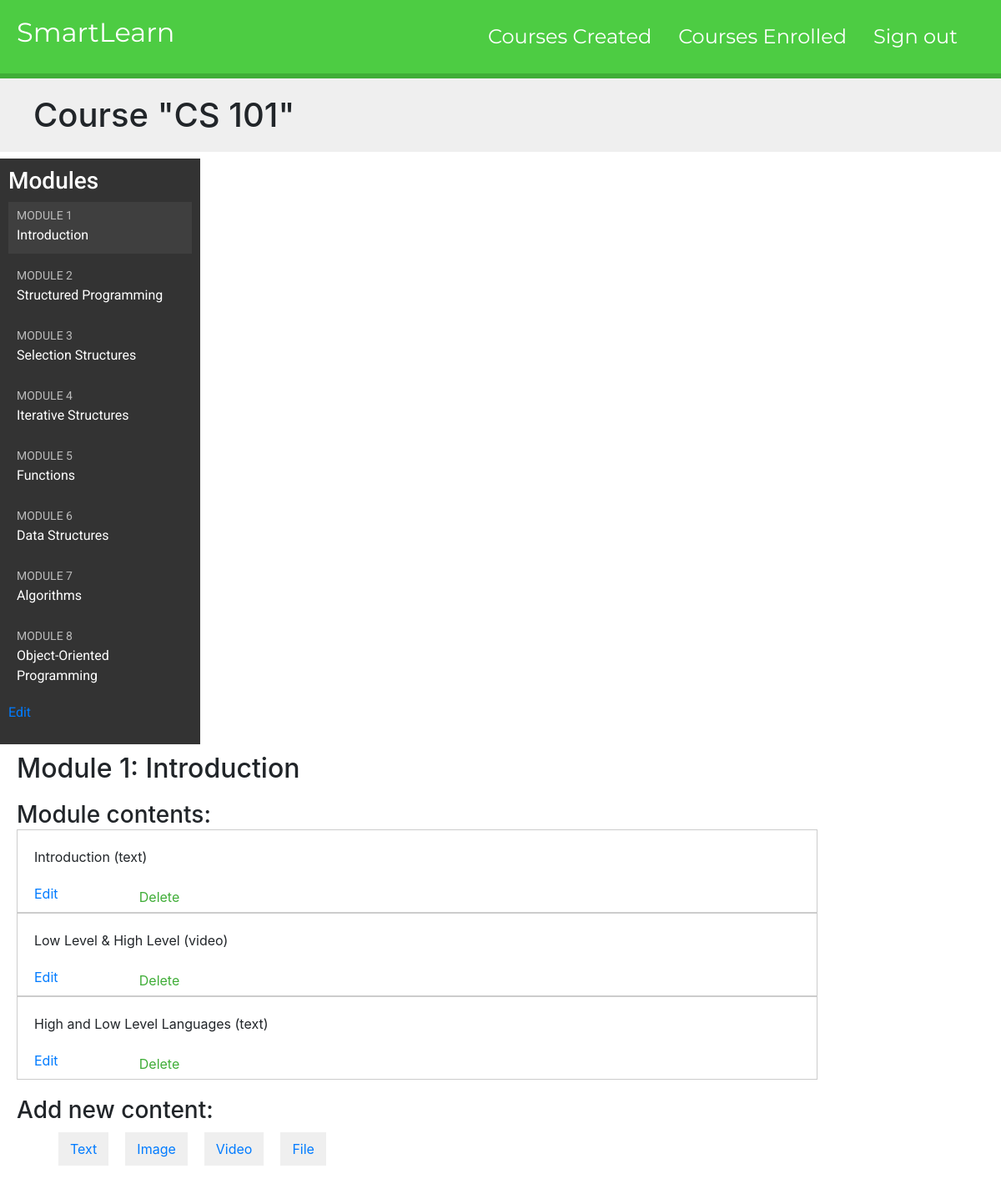
Before: /course/module/1/ (signed in) with the older database file.
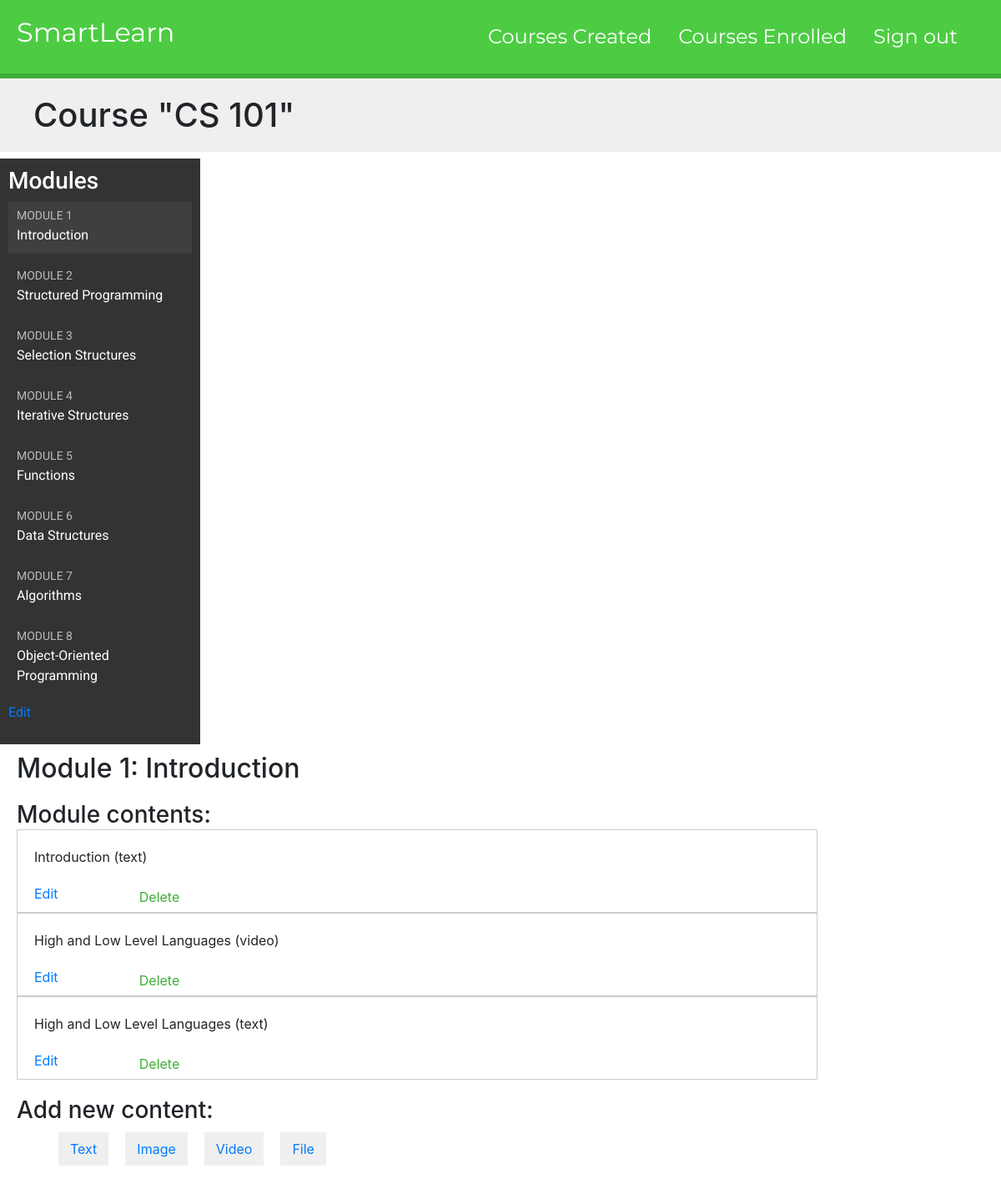
After: the same page with the newer database file.
### courses/models.py (models this page shows, shortened)
class Course(models.Model):
    owner = models.ForeignKey(User,
                              related_name='courses_created',
                              on_delete=models.CASCADE)
    subject = models.ForeignKey(Subject,
                                related_name='courses',
                                on_delete=models.CASCADE)
    title = models.CharField(max_length=200)
    slug = models.SlugField(max_length=200, unique=True)
    overview = models.TextField()
    created = models.DateTimeField(auto_now_add=True)
    students = models.ManyToManyField(User,related_name='courses_joined',blank=True)
    class Meta:
         ordering = ['-created']

class Module(models.Model):
    course = models.ForeignKey(Course,
                               related_name='modules',
                               on_delete=models.CASCADE)
    title = models.CharField(max_length=200)
    description = models.TextField(blank=True)
    order = OrderField(blank=True, for_fields=['course'])
    class Meta:
         ordering = ['order']

class Content(models.Model):
    module = models.ForeignKey(Module,related_name='contents',on_delete=models.CASCADE)
    content_type = models.ForeignKey(ContentType, on_delete=models.CASCADE, limit_choices_to = {'model__in':('text',
                                                                                                            'file',
                                                                                                            'image',
                                                                                                            'video',)})
    order = OrderField(blank=True, for_fields=['module'])
    object_id = models.PositiveIntegerField()
    item = GenericForeignKey('content_type','object_id')
    class Meta:
        ordering = ['order']

class ItemBase(models.Model):
    owner = models.ForeignKey(User,
                              related_name='%(class)s_related',
                              on_delete=models.CASCADE)
    title = models.CharField(max_length=250)
    created = models.DateTimeField(auto_now_add=True)
    updated = models.DateTimeField(auto_now=True)
    class Meta:
        abstract = True
    def __str__(self):
        return self.title

class Text(ItemBase):
    content = RichTextField(blank=True, null=True)

class Video(ItemBase):
    url = models.URLField()

### courses/views.py (the view)
class ModuleContentListView(TemplateResponseMixin, View):
    template_name = 'courses/manage/module/content_list.html'
    def get(self, request, module_id):
        module = get_object_or_404(Module,
                                  id=module_id,
                                  course__owner=request.user)
        return self.render_to_response({'module':module})

### courses/templatetags/course.py (called while the page is built)
@register.filter
def model_name(obj):
    try:
        return obj._meta.model_name
    except AttributeError:
        return None

@register.filter(name='has_group')
def has_group(user, group_name):
    group = Group.objects.get(name=group_name)
    return True if group in user.groups.all() else False

### courses/templates/courses/manage/module/content_list.html (shortened to what this page needs)
{% extends "base.html" %}
{% load course %}
{% block content %}
  {% with course=module.course %}
    <h1>Course "{{ course.title }}"</h1>
    <div class="contents">
      <h3>Modules</h3>
      <ul id="modules">
        {% for m in course.modules.all %}
          <li data-id="{{ m.id }}" {% if m == module %}class="selected"{% endif %}>
            <a href="{% url "module_content_list" m.id %}">
              <span>
                Module <span class="order">{{ m.order|add:1 }}</span>
              </span>
              <br>
              {{ m.title }}
            </a>
          </li>
        {% empty %}
          <li>No modules yet.</li>
        {% endfor %}
      </ul>
      <p><a href="{% url "course_module_update" course.id %}"><p>Edit</p></a></p>
    </div>
    <div class="module">
      <h2>Module {{ module.order|add:1 }}: {{ module.title }}</h2>
      <h3>Module contents:</h3>
      <div id="module-contents">
        {% for content in module.contents.all %}
          <div data-id="{{ content.id }}">
            {% with item=content.item %}
              <p>{{ item }} ({{ item|model_name }})</p>
              <a href="{% url "module_content_update" module.id item|model_name item.id %}">Edit</a>
              <form action="{% url "module_content_delete" content.id %}" method="post">
                <input type="submit" value="Delete">
              </form>
            {% endwith %}
          </div>
        {% empty %}
          <p>This module has no contents yet.</p>
        {% endfor %}
      </div>
      <h3>Add new content:</h3>
      <ul class="content-types">
        <li><a href="{% url "module_content_create" module.id "text" %}">Text</a></li>
        <li><a href="{% url "module_content_create" module.id "image" %}">Image</a></li>
        <li><a href="{% url "module_content_create" module.id "video" %}">Video</a></li>
        <li><a href="{% url "module_content_create" module.id "file" %}">File</a></li>
      </ul>
    </div>
  {% endwith %}
{% endblock %}

### courses/templates/base.html (shortened to what this page needs)
{% load static %}
{% load course %}
<!DOCTYPE html>
<html>
<head>
  <link href="{% static "css/base.css" %}" rel="stylesheet">
  <link rel="stylesheet" href="https://maxcdn.bootstrapcdn.com/bootstrap/4.0.0/css/bootstrap.min.css">
  <link rel="stylesheet" href="//cdn.jsdelivr.net/medium-editor/latest/css/medium-editor.min.css" type="text/css" media="screen" charset="utf-8">
</head>
<body>
  <div id="header">
    <a href="{%url 'homepage'%}" class="navbar-brand" style="font-size: 2em;">SmartLearn</a>
    <ul class="menu">
      {% if request.user.is_authenticated %}
      <div class="navbar nav ">
        {%if request.user|has_group:"Instructors"%}
        <li><a class="nav-link" href="{% url "manage_course_list"%}" style="font-size:1.5em;">Courses Created</a></li>
        <li><a class="nav-link" href="{% url "student_course_list"%}" style="font-size:1.5em;">Courses Enrolled</a></li>
        <li><a class="nav-link" href="{% url "logout" %}" style="font-size: 1.5em;">Sign out</a></li>
        {% else %}
        <li><a class="nav-link" href="{% url "student_course_list"%}" style="font-size:1.5em;">My Courses</a></li>
        <li><a class="nav-link" href="{% url "logout" %}" style="font-size: 1.5em;">Sign out </a></li>
        {% endif %}
      </div>
      {% else %}
        <li><a class="nav-link" href="{% url "login" %}" style="font-size: 1.5em;" >Sign in</a></li>
      {% endif %}
    </ul>
  </div>
  <div id="content">
    {% block content %}
    {% endblock %}
  </div>
</body>
</html>

### courses/static/css/base.css (style rules this page uses)
body { margin:0; font-family:'Roboto', sans-serif; font-weight:400; color:#333; }
a { color:#3fad37; text-decoration:none; }
ul { float:left; }
h1, h2, h3, h4, h5, h6 { font-family:'Roboto', sans-serif; font-weight:300; }
h1 { background:#efefef; width:100%; overflow:auto; padding:20px 0 20px 40px; margin:0; }
.module { padding:10px 20px; float:left; width:1000px; }
.module h3 { margin:20px 0 0; padding:0; width:100%; }
.module p { margin:10px 0 20px; width:100%; float:left; }
#header { background:#4dcc43; overflow:auto; padding:10px 20px; border-bottom:6px solid #3fad37; }
#header a { font-family: "Montserrat",sans-serif; color:#fff; }
#header .menu { list-style:none; float:right; margin:0; padding:0; }
.contents { width:20%; padding:10px; float:left; background:#333; color: #fff; font-family:'Roboto', sans-serif; }
.contents ul { list-style:none; margin:0; padding:0; }
.contents ul li { margin:0 0 10px 0; padding:4px 10px 10px; overflow:auto; }
.contents ul li.selected { background:#3f3f3f; }
.contents ul span { text-transform:uppercase; color:#bbb; font-size:14px; }
.contents ul a { display:block; color:#fff; text-decoration:none; }
ul.content-types li { list-style:none; float:left; margin:10px; background:#efefef; padding:8px 14px; }
input, select, textarea { border:1px solid #ccc; border-bottom:3px solid #ccc; padding:8px 12px; font-size:16px; font-family:'Roboto', sans-serif; float:left; clear:both; width:300px; }
input[type=submit], a.button { border-radius:5px; background:#4dcc43; color:#fff; font-size:16px; text-transform:uppercase; border:none; padding:10px 20px; margin:20px 0; }
#module-contents div { padding:10px 20px; border:1px solid #ccc; background:#fff }
#module-contents form { margin:0; padding:0; }
#module-contents input[type=submit] { color:#3fad37; background:none; margin:-20px 0 0; padding:0; float:left; text-transform:none; }

Changed rows visible on the page:
removed Content: item "Low Level & High Level", item|model_name "video"
added Content: item "High and Low Level Languages", item|model_name "video"
